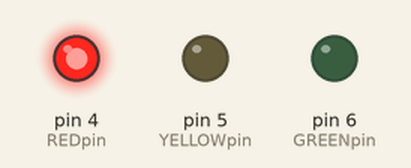
The sketch below on a simulated Arduino Uno, built with avr-gcc and run on an emulated ATmega328P. Parts: output pins drawn as LEDs (lit = HIGH).

Above: at 2.5 s.
At 7.5 s:
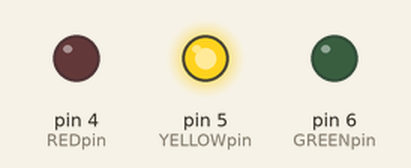
At 12.5 s:
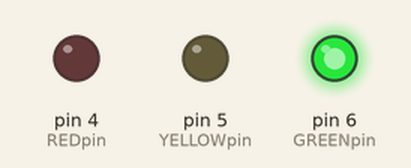
Timing chart, 0 to 19.5 s (numbered marks = the images above):
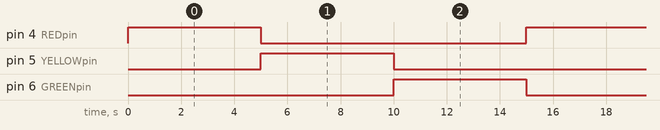

The sketch:

sketch_sep08c.ino
```cpp
int REDpin = 4;
int YELLOWpin = 5;
int GREENpin = 6;

void setup() {
  // put your setup code here, to run once:
  pinMode(REDpin, OUTPUT);
  pinMode(GREENpin, OUTPUT);
  pinMode(YELLOWpin, OUTPUT);

}

void loop() {
  // put your main code here, to run repeatedly:
  digitalWrite(REDpin, HIGH);
  delay(5000);
  digitalWrite(REDpin, LOW);
  digitalWrite(YELLOWpin, HIGH);
  delay(5000);
  digitalWrite(YELLOWpin, LOW);
  digitalWrite(GREENpin, HIGH);
  delay(5000);
  digitalWrite(GREENpin, LOW);
}
```

Measured:
- by itself, pin 4 (REDpin), pin 5 (YELLOWpin), pin 6 (GREENpin): alternates HIGH for 5.0 s and LOW for 10.0 s
- by itself, everything shown: repeats every 15.0 s, in 4 steps
